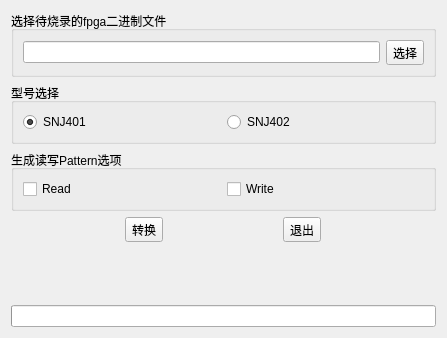
<?xml version="1.0" encoding="UTF-8"?>
<ui version="4.0">
 <class>MyWindow</class>
 <widget class="QWidget" name="MyWindow">
  <property name="geometry">
   <rect>
    <x>0</x>
    <y>0</y>
    <width>447</width>
    <height>338</height>
   </rect>
  </property>
  <property name="windowTitle">
   <string>SNJ Code Deal</string>
  </property>
  <layout class="QGridLayout" name="gridLayout_4">
   <item row="4" column="0">
    <spacer name="verticalSpacer">
     <property name="orientation">
      <enum>Qt::Vertical</enum>
     </property>
     <property name="sizeHint" stdset="0">
      <size>
       <width>20</width>
       <height>102</height>
      </size>
     </property>
    </spacer>
   </item>
   <item row="3" column="0">
    <layout class="QHBoxLayout" name="horizontalLayout">
     <item>
      <widget class="QToolButton" name="tbtnDo">
       <property name="minimumSize">
        <size>
         <width>25</width>
         <height>25</height>
        </size>
       </property>
       <property name="text">
        <string>转换</string>
       </property>
      </widget>
     </item>
     <item>
      <widget class="QToolButton" name="tbtnClose">
       <property name="minimumSize">
        <size>
         <width>25</width>
         <height>25</height>
        </size>
       </property>
       <property name="text">
        <string>退出</string>
       </property>
      </widget>
     </item>
    </layout>
   </item>
   <item row="5" column="0">
    <widget class="QProgressBar" name="pBar">
     <property name="value">
      <number>0</number>
     </property>
     <property name="textVisible">
      <bool>false</bool>
     </property>
    </widget>
   </item>
   <item row="0" column="0">
    <widget class="QGroupBox" name="groupBox">
     <property name="title">
      <string>选择待烧录的fpga二进制文件</string>
     </property>
     <layout class="QGridLayout" name="gridLayout">
      <item row="0" column="0">
       <widget class="QLineEdit" name="editFile"/>
      </item>
      <item row="0" column="1">
       <widget class="QToolButton" name="tbtnSelect">
        <property name="text">
         <string>选择</string>
        </property>
       </widget>
      </item>
     </layout>
    </widget>
   </item>
   <item row="1" column="0">
    <widget class="QGroupBox" name="groupBox_2">
     <property name="title">
      <string>型号选择</string>
     </property>
     <property name="alignment">
      <set>Qt::AlignLeading|Qt::AlignLeft|Qt::AlignTop</set>
     </property>
     <layout class="QGridLayout" name="gridLayout_2">
      <item row="0" column="0">
       <widget class="QRadioButton" name="rbtnSNJ401">
        <property name="text">
         <string>SNJ401</string>
        </property>
        <property name="checked">
         <bool>true</bool>
        </property>
       </widget>
      </item>
      <item row="0" column="1">
       <widget class="QRadioButton" name="rbtnSNJ402">
        <property name="text">
         <string>SNJ402</string>
        </property>
       </widget>
      </item>
     </layout>
    </widget>
   </item>
   <item row="2" column="0">
    <widget class="QGroupBox" name="groupBox_3">
     <property name="title">
      <string>生成读写Pattern选项</string>
     </property>
     <layout class="QHBoxLayout" name="horizontalLayout_2">
      <item>
       <widget class="QCheckBox" name="chkRead">
        <property name="text">
         <string>Read</string>
        </property>
       </widget>
      </item>
      <item>
       <widget class="QCheckBox" name="chkWrite">
        <property name="text">
         <string>Write</string>
        </property>
       </widget>
      </item>
     </layout>
    </widget>
   </item>
  </layout>
  <action name="actSelect">
   <property name="icon">
    <iconset resource="res.qrc">
     <normaloff>:/icons/icons/open1.png</normaloff>:/icons/icons/open1.png</iconset>
   </property>
   <property name="text">
    <string>选择目录</string>
   </property>
   <property name="toolTip">
    <string>选择目录</string>
   </property>
   <property name="shortcut">
    <string>Ctrl+O</string>
   </property>
  </action>
 </widget>
 <resources>
  <include location="res.qrc"/>
 </resources>
 <connections>
  <connection>
   <sender>tbtnClose</sender>
   <signal>clicked()</signal>
   <receiver>MyWindow</receiver>
   <slot>close()</slot>
   <hints>
    <hint type="sourcelabel">
     <x>326</x>
     <y>198</y>
    </hint>
    <hint type="destinationlabel">
     <x>241</x>
     <y>174</y>
    </hint>
   </hints>
  </connection>
 </connections>
</ui>
